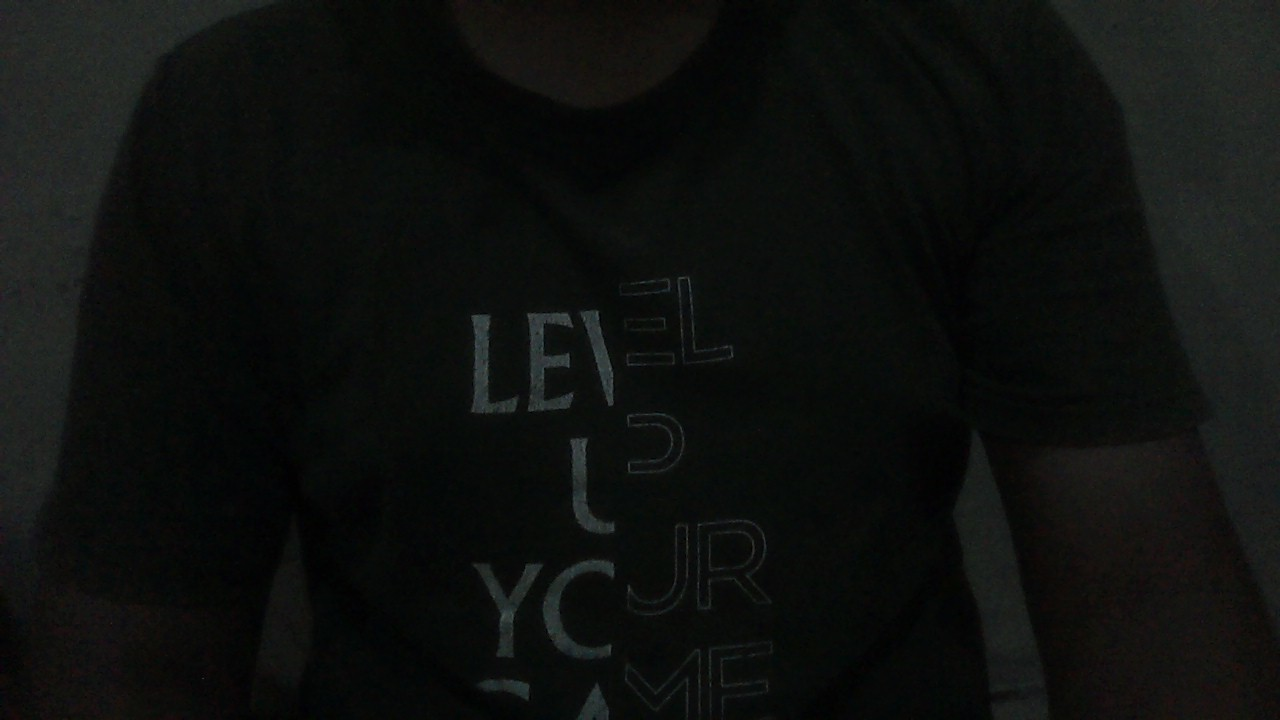
#> input picture data/images/WIN_20251109_03_16_48_Pro.jpg, 1280 x 720 px
$ python -i image_enhancer.py   (imports and definitions only)
#> lines starting #> are read from the running program, lines starting #| are printed output that depends on the picture
#> further down, picture is the input picture: shape (720, 1280, 3); mean B, G, R 14.2, 15.9, 13.9
# image_enhancer.py
import cv2

def enhance_image_quality(image):
    """
    Menerapkan CLAHE (Contrast Limited Adaptive Histogram Equalization)
    untuk memperbaiki gambar yang terlalu gelap atau terlalu terang.

    Args:
        image (numpy.ndarray): Gambar BGR dari cv2.imread()

    Returns:
        numpy.ndarray: Gambar BGR yang sudah ditingkatkan kualitasnya
    """
    try:
        # 1. Konversi ke LAB color space
        # Kita hanya ingin mengubah channel L (Lightness/Intensitas)
        lab_image = cv2.cvtColor(image, cv2.COLOR_BGR2LAB)
#> lab_image: shape (720, 1280, 3); mean of channels 0, 1, 2 13, 127, 128.8

        # 2. Pisahkan channel L, A, B
        l_channel, a_channel, b_channel = cv2.split(lab_image)

        # 3. Buat objek CLAHE dan terapkan ke L-channel
        # clipLimit=2.0 dan tileGridSize=(8, 8) adalah nilai standar yang bagus
        clahe = cv2.createCLAHE(clipLimit=2.0, tileGridSize=(8, 8))
        enhanced_l_channel = clahe.apply(l_channel)
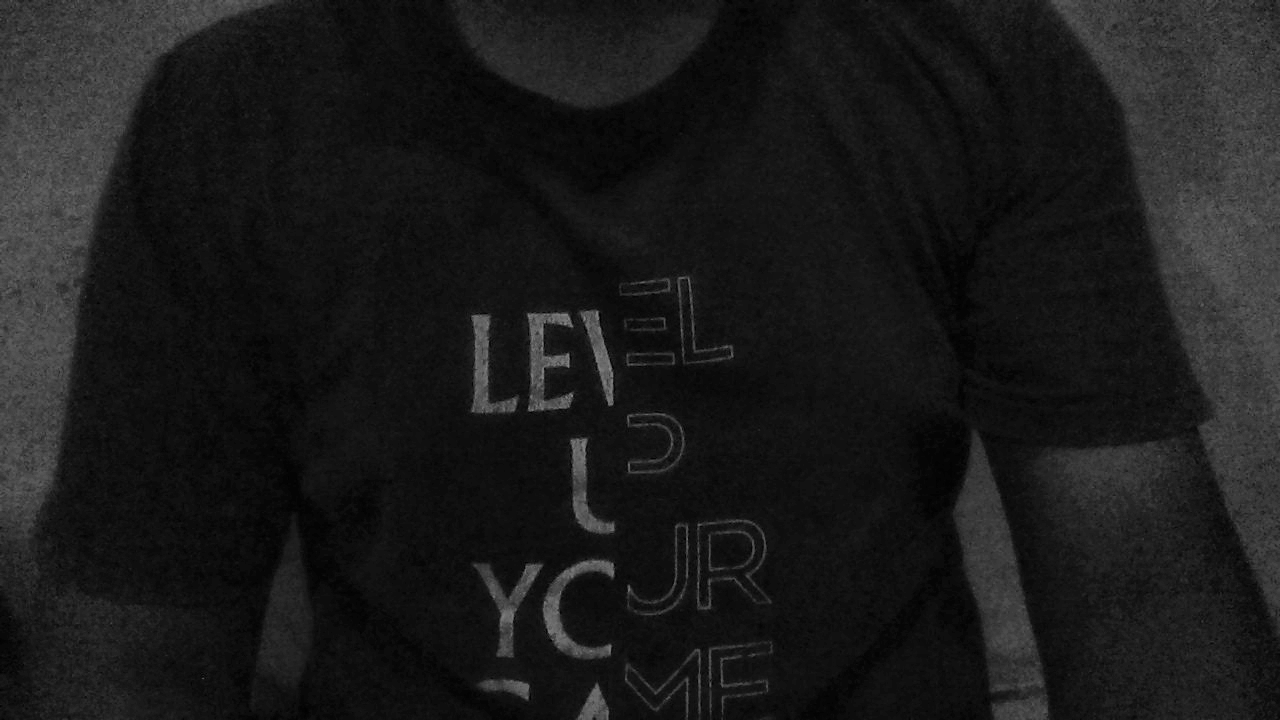
#> enhanced_l_channel: shape (720, 1280); min 1, max 137, mean 26.3

        # 4. Gabungkan kembali channel LAB yang sudah di-enhance
        merged_lab_image = cv2.merge((enhanced_l_channel, a_channel, b_channel))
#> merged_lab_image: shape (720, 1280, 3); mean of channels 0, 1, 2 26.3, 127, 128.8

        # 5. Konversi kembali ke BGR
        enhanced_image_bgr = cv2.cvtColor(merged_lab_image, cv2.COLOR_LAB2BGR)

        return enhanced_image_bgr

    except Exception as e:
        print(f"Error saat enhance gambar: {e}")
        return image # Kembalikan gambar asli jika gagal

>>> import cv2
>>> picture = cv2.imread('data/images/WIN_20251109_03_16_48_Pro.jpg')
>>> result = enhance_image_quality(picture)
